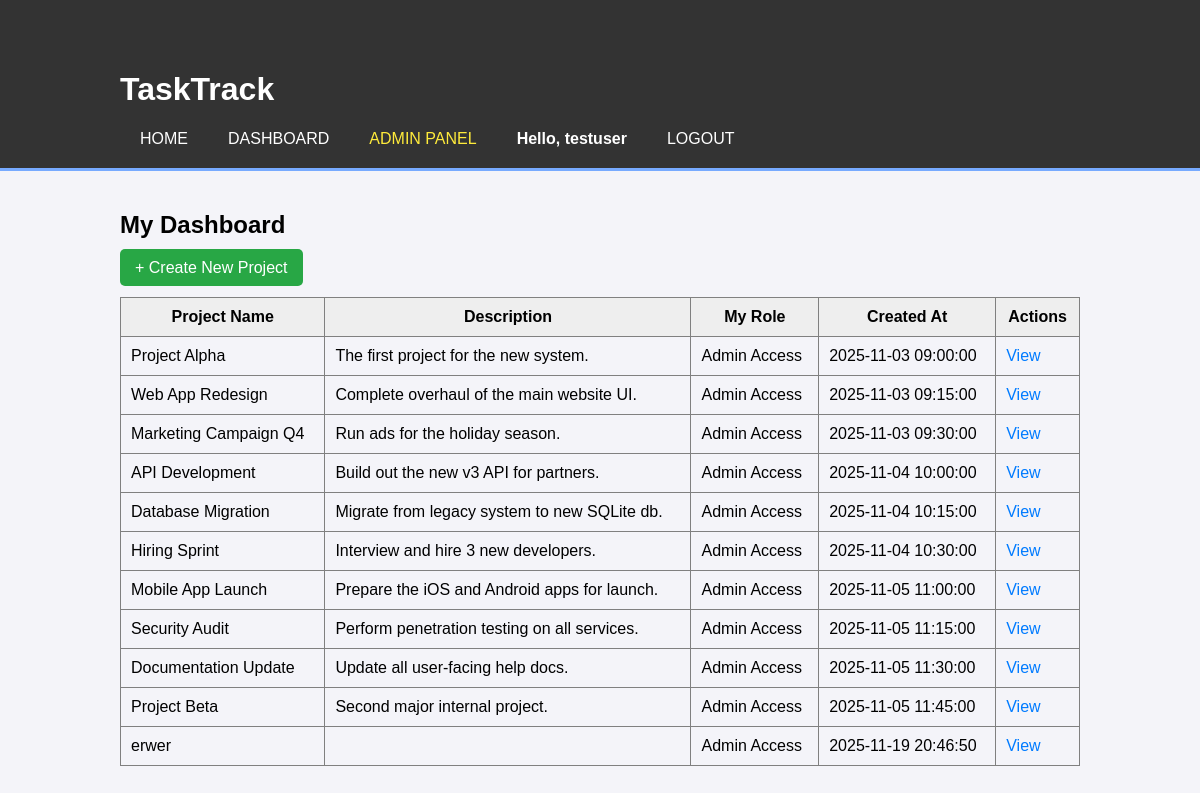
Page /dashboard (signed in) on the committed database.
### tables this page shows
CREATE TABLE projects (
    project_id INTEGER PRIMARY KEY,
    project_name TEXT NOT NULL,
    description TEXT,
    owner_id INTEGER NOT NULL,
    created_at TEXT NOT NULL,
    FOREIGN KEY (owner_id) REFERENCES users (user_id)
);

### app.py (the view, shortened to what this page needs)
@app.route('/dashboard')
def dashboard():
    if 'user_id' not in session:
        return redirect(url_for('login'))
    user_id = session['user_id']
    connection = get_db_connection()
    if session.get('is_admin') == 1:
        projects = connection.execute('SELECT *, "Admin Access" as role FROM projects').fetchall()
    connection.close()
    return render_template('dashboard.html', projects=projects)

### app.py (called while the page is built)
def get_db_connection():
    connection = sqlite3.connect('fake_db.db')
    connection.row_factory = sqlite3.Row
    return connection

### templates/dashboard.html
{% extends 'base.html' %}
{% block content %}
    <h2>My Dashboard</h2>
    <div style="margin-bottom: 20px;">
        <a href="{{ url_for('create_project') }}" class="button" style="background-color: #28a745; color: white; padding: 10px 15px; text-decoration: none; border-radius: 5px;">+ Create New Project</a>
    </div>
    {% if projects %}
        <table border="1" cellpadding="10" cellspacing="0" style="width: 100%; border-collapse: collapse;">
            <thead>
                <tr style="background-color: #eee;">
                    <th>Project Name</th>
                    <th>Description</th>
                    <th>My Role</th>
                    <th>Created At</th>
                    <th>Actions</th>
                </tr>
            </thead>
            <tbody>
                {% for project in projects %}
                    <tr>
                        <td>{{ project['project_name'] }}</td>
                        <td>{{ project['description'] }}</td>
                        <td>{{ project['role'] }}</td>
                        <td>{{ project['created_at'] }}</td>
                        <td>
                            <a href="{{ url_for('view_project', project_id=project['project_id']) }}" style="color: #007bff; text-decoration: none;">View</a>
                        </td>
                    </tr>
                {% endfor %}
            </tbody>
        </table>
    {% else %}
        <p>You are not a member of any projects yet.</p>
    {% endif %}
{% endblock %}

### static/style.css (style rules this page uses)
body { font-family: sans-serif; background-color: #f4f4f9; margin: 0; padding: 0; }

### rows in the picture
projects: project_name "Project Alpha", description "The first project for the new system.", role "Admin Access", created_at "2025-11-03 09:00:00"
projects: project_name "Web App Redesign", description "Complete overhaul of the main website UI.", role "Admin Access", created_at "2025-11-03 09:15:00"
projects: project_name "Marketing Campaign Q4", description "Run ads for the holiday season.", role "Admin Access", created_at "2025-11-03 09:30:00"
projects: project_name "API Development", description "Build out the new v3 API for partners.", role "Admin Access", created_at "2025-11-04 10:00:00"
projects: project_name "Database Migration", description "Migrate from legacy system to new SQLite db.", role "Admin Access", created_at "2025-11-04 10:15:00"
projects: project_name "Hiring Sprint", description "Interview and hire 3 new developers.", role "Admin Access", created_at "2025-11-04 10:30:00"
projects: project_name "Mobile App Launch", description "Prepare the iOS and Android apps for launch.", role "Admin Access", created_at "2025-11-05 11:00:00"
projects: project_name "Security Audit", description "Perform penetration testing on all services.", role "Admin Access", created_at "2025-11-05 11:15:00"
projects: project_name "Documentation Update", description "Update all user-facing help docs.", role "Admin Access", created_at "2025-11-05 11:30:00"
projects: project_name "Project Beta", description "Second major internal project.", role "Admin Access", created_at "2025-11-05 11:45:00"
projects: project_name "erwer", role "Admin Access", created_at "2025-11-19 20:46:50"

### other values in the picture
{{ session['username'] }} "testuser"
